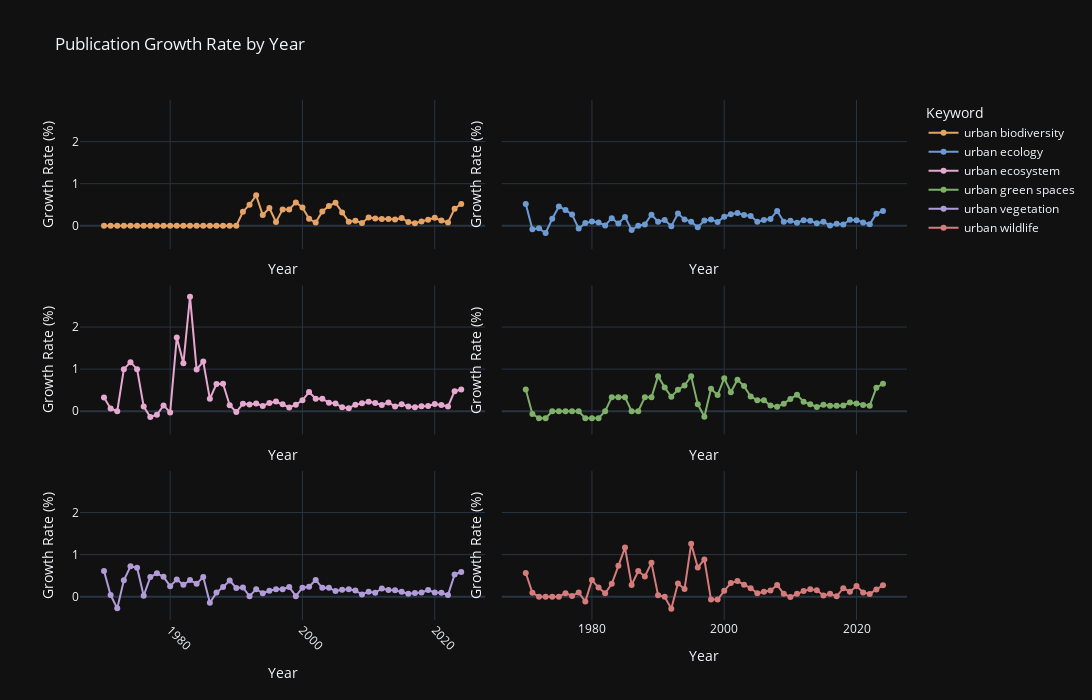

Write notebook code for a chart like this one.
### Code cell
df_melted = df_rate.melt(id_vars="year", var_name="search_keyword", value_name="growth_rate")
df_melted['acceleration'] = df_melted.groupby('search_keyword')['growth_rate'].diff()
df_melted['growth_rolling_avg'] = df_melted['growth_rate'].rolling(window=3, min_periods=1).mean()
df_melted.head()

fig = px.line(
    df_melted,
    x='year',
    y='growth_rolling_avg',
    color='search_keyword',
    color_discrete_map=color_map,
    title='Publication Growth Rate by Year',
    markers=True,
    facet_col='search_keyword',
    facet_col_wrap=2,
)

for annotation in fig.layout.annotations:
    annotation.text = ""

fig.update_yaxes(title_text="Growth Rate (%)")
fig.update_xaxes(title_text="Year", matches=None)

fig.update_layout(
    legend_title='Keyword',
    font=dict(size=12),
    width=1200,
    height=700,
    template='plotly_dark',
    xaxis=dict(showgrid=True,
               tickangle=45),
    yaxis=dict(showgrid=True),
)

fig.show()

### Figure 1 — Plotly figure (JSON) as saved in the notebook; plotly's stock layout.template omitted (floating-point values rounded to 4 significant figures)
{"data": [{"hovertemplate": "search_keyword=urban biodiversity<br>year=%{x}<br>growth_rolling_avg=%{y}<extra></extra>", "legendgroup": "urban biodiversity", "line": {"color": "#E6A366", "dash": "solid"}, "marker": {"symbol": "circle"}, "mode": "lines+markers", "name": "urban biodiversity", "orientation": "v", "showlegend": true, "type": "scatter", "x": [1970, 1971, 1972, 1973, 1974, 1975, 1976, 1977, 1978, 1979, 1980, 1981, 1982, 1983, 1984, 1985, 1986, 1987, 1988, 1989, 1990, 1991, 1992, 1993, 1994, 1995, 1996, 1997, 1998, 1999, 2000, 2001, 2002, 2003, 2004, 2005, 2006, 2007, 2008, 2009, 2010, 2011, 2012, 2013, 2014, 2015, 2016, 2017, 2018, 2019, 2020, 2021, 2022, 2023, 2024], "xaxis": "x5", "y": [0.0, 0.0, 0.0, 0.0, 0.0, 0.0, 0.0, 0.0, 0.0, 0.0, 0.0, 0.0, 0.0, 0.0, 0.0, 0.0, 0.0, 0.0, 0.0, 0.0, 0.0, 0.3333, 0.5, 0.7222, 0.2556, 0.4222, 0.08889, 0.3889, 0.3889, 0.5556, 0.4365, 0.1657, 0.07503, 0.3411, 0.4706, 0.5441, 0.3166, 0.09727, 0.1185, 0.06606, 0.1969, 0.1723, 0.1597, 0.1632, 0.1488, 0.1844, 0.08654, 0.0614, 0.1018, 0.1425, 0.1892, 0.1233, 0.07684, 0.4067, 0.5199], "yaxis": "y5"}, {"hovertemplate": "search_keyword=urban ecology<br>year=%{x}<br>growth_rolling_avg=%{y}<extra></extra>", "legendgroup": "urban ecology", "line": {"color": "#6B9BD2", "dash": "solid"}, "marker": {"symbol": "circle"}, "mode": "lines+markers", "name": "urban ecology", "orientation": "v", "showlegend": true, "type": "scatter", "x": [1970, 1971, 1972, 1973, 1974, 1975, 1976, 1977, 1978, 1979, 1980, 1981, 1982, 1983, 1984, 1985, 1986, 1987, 1988, 1989, 1990, 1991, 1992, 1993, 1994, 1995, 1996, 1997, 1998, 1999, 2000, 2001, 2002, 2003, 2004, 2005, 2006, 2007, 2008, 2009, 2010, 2011, 2012, 2013, 2014, 2015, 2016, 2017, 2018, 2019, 2020, 2021, 2022, 2023, 2024], "xaxis": "x6", "y": [0.5167, -0.08357, -0.0614, -0.1725, 0.1667, 0.4583, 0.3765, 0.2654, -0.06798, 0.06439, 0.1014, 0.07643, 0.008832, 0.1801, 0.05449, 0.2105, -0.1004, -0.0007123, 0.03212, 0.2629, 0.09622, 0.1382, -0.009636, 0.2913, 0.1503, 0.09741, -0.03685, 0.1228, 0.1508, 0.08959, 0.2153, 0.2739, 0.3019, 0.255, 0.2332, 0.09553, 0.136, 0.1626, 0.3526, 0.09571, 0.1186, 0.07379, 0.1285, 0.1209, 0.0571, 0.09232, 0.008422, 0.04916, 0.03118, 0.1434, 0.1288, 0.07627, 0.03591, 0.2875, 0.3503], "yaxis": "y6"}, {"hovertemplate": "search_keyword=urban ecosystem<br>year=%{x}<br>growth_rolling_avg=%{y}<extra></extra>", "legendgroup": "urban ecosystem", "line": {"color": "#E6A8D0", "dash": "solid"}, "marker": {"symbol": "circle"}, "mode": "lines+markers", "name": "urban ecosystem", "orientation": "v", "showlegend": true, "type": "scatter", "x": [1970, 1971, 1972, 1973, 1974, 1975, 1976, 1977, 1978, 1979, 1980, 1981, 1982, 1983, 1984, 1985, 1986, 1987, 1988, 1989, 1990, 1991, 1992, 1993, 1994, 1995, 1996, 1997, 1998, 1999, 2000, 2001, 2002, 2003, 2004, 2005, 2006, 2007, 2008, 2009, 2010, 2011, 2012, 2013, 2014, 2015, 2016, 2017, 2018, 2019, 2020, 2021, 2022, 2023, 2024], "xaxis": "x3", "y": [0.328, 0.06592, 0.0, 1.0, 1.167, 1.0, 0.1111, -0.1389, -0.08333, 0.1389, -0.02778, 1.75, 1.139, 2.722, 0.9889, 1.183, 0.2944, 0.6468, 0.6532, 0.1421, -0.01859, 0.1795, 0.1573, 0.1838, 0.1251, 0.1965, 0.2301, 0.1676, 0.08995, 0.1548, 0.2595, 0.4562, 0.2951, 0.2956, 0.2042, 0.1832, 0.09409, 0.07127, 0.1553, 0.1868, 0.2253, 0.1953, 0.1477, 0.2092, 0.1096, 0.167, 0.1151, 0.09639, 0.121, 0.1235, 0.17, 0.1498, 0.1112, 0.4757, 0.5167], "yaxis": "y3"}, {"hovertemplate": "search_keyword=urban green spaces<br>year=%{x}<br>growth_rolling_avg=%{y}<extra></extra>", "legendgroup": "urban green spaces", "line": {"color": "#7FB069", "dash": "solid"}, "marker": {"symbol": "circle"}, "mode": "lines+markers", "name": "urban green spaces", "orientation": "v", "showlegend": true, "type": "scatter", "x": [1970, 1971, 1972, 1973, 1974, 1975, 1976, 1977, 1978, 1979, 1980, 1981, 1982, 1983, 1984, 1985, 1986, 1987, 1988, 1989, 1990, 1991, 1992, 1993, 1994, 1995, 1996, 1997, 1998, 1999, 2000, 2001, 2002, 2003, 2004, 2005, 2006, 2007, 2008, 2009, 2010, 2011, 2012, 2013, 2014, 2015, 2016, 2017, 2018, 2019, 2020, 2021, 2022, 2023, 2024], "xaxis": "x4", "y": [0.5177, -0.06377, -0.1667, -0.1667, 0.0, 0.0, 0.0, 0.0, 0.0, -0.1667, -0.1667, -0.1667, 0.0, 0.3333, 0.3333, 0.3333, 0.0, 0.0, 0.3333, 0.3333, 0.8333, 0.5667, 0.3444, 0.5111, 0.6111, 0.8333, 0.1667, -0.1333, 0.5333, 0.3852, 0.7852, 0.4519, 0.7481, 0.5969, 0.3492, 0.2617, 0.2617, 0.1331, 0.1053, 0.179, 0.2917, 0.3901, 0.2274, 0.1681, 0.1011, 0.1514, 0.1317, 0.1302, 0.1385, 0.209, 0.181, 0.1491, 0.133, 0.5581, 0.6553], "yaxis": "y4"}, {"hovertemplate": "search_keyword=urban vegetation<br>year=%{x}<br>growth_rolling_avg=%{y}<extra></extra>", "legendgroup": "urban vegetation", "line": {"color": "#B19CD9", "dash": "solid"}, "marker": {"symbol": "circle"}, "mode": "lines+markers", "name": "urban vegetation", "orientation": "v", "showlegend": true, "type": "scatter", "x": [1970, 1971, 1972, 1973, 1974, 1975, 1976, 1977, 1978, 1979, 1980, 1981, 1982, 1983, 1984, 1985, 1986, 1987, 1988, 1989, 1990, 1991, 1992, 1993, 1994, 1995, 1996, 1997, 1998, 1999, 2000, 2001, 2002, 2003, 2004, 2005, 2006, 2007, 2008, 2009, 2010, 2011, 2012, 2013, 2014, 2015, 2016, 2017, 2018, 2019, 2020, 2021, 2022, 2023, 2024], "xaxis": "x", "y": [0.6102, 0.03904, -0.2778, 0.3889, 0.7222, 0.6889, 0.02222, 0.4667, 0.5556, 0.4722, 0.25, 0.4087, 0.2837, 0.3948, 0.3056, 0.4663, -0.1448, 0.09683, 0.2278, 0.3833, 0.209, 0.2209, 0.009768, 0.1786, 0.08333, 0.1418, 0.1765, 0.1765, 0.2292, 0.01235, 0.2147, 0.2369, 0.3982, 0.2095, 0.2136, 0.1335, 0.1674, 0.1772, 0.1464, 0.05235, 0.1192, 0.09398, 0.1943, 0.158, 0.1531, 0.1202, 0.07214, 0.08463, 0.09827, 0.1563, 0.09659, 0.09133, 0.03972, 0.5253, 0.5871], "yaxis": "y"}, {"hovertemplate": "search_keyword=urban wildlife<br>year=%{x}<br>growth_rolling_avg=%{y}<extra></extra>", "legendgroup": "urban wildlife", "line": {"color": "#D67B7B", "dash": "solid"}, "marker": {"symbol": "circle"}, "mode": "lines+markers", "name": "urban wildlife", "orientation": "v", "showlegend": true, "type": "scatter", "x": [1970, 1971, 1972, 1973, 1974, 1975, 1976, 1977, 1978, 1979, 1980, 1981, 1982, 1983, 1984, 1985, 1986, 1987, 1988, 1989, 1990, 1991, 1992, 1993, 1994, 1995, 1996, 1997, 1998, 1999, 2000, 2001, 2002, 2003, 2004, 2005, 2006, 2007, 2008, 2009, 2010, 2011, 2012, 2013, 2014, 2015, 2016, 2017, 2018, 2019, 2020, 2021, 2022, 2023, 2024], "xaxis": "x2", "y": [0.562, 0.09099, 0.0, 0.0, 0.0, 0.0, 0.08333, 0.01667, 0.1, -0.1167, 0.3944, 0.2159, 0.08254, 0.3048, 0.7333, 1.167, 0.2778, 0.6111, 0.4815, 0.8037, 0.03447, -0.002564, -0.2877, 0.3148, 0.1815, 1.256, 0.6949, 0.8838, -0.06854, -0.06676, 0.1396, 0.3231, 0.3721, 0.2819, 0.2019, 0.08076, 0.1149, 0.1477, 0.2786, 0.06775, -0.004975, 0.07078, 0.1334, 0.1755, 0.1558, 0.02885, 0.06755, 0.008765, 0.201, 0.1182, 0.2515, 0.1011, 0.06537, 0.1724, 0.2702], "yaxis": "y2"}], "layout": {"annotations": [{"font": {}, "showarrow": false, "text": "", "x": 0.245, "xanchor": "center", "xref": "paper", "y": 0.2867, "yanchor": "bottom", "yref": "paper"}, {"font": {}, "showarrow": false, "text": "", "x": 0.755, "xanchor": "center", "xref": "paper", "y": 0.2867, "yanchor": "bottom", "yref": "paper"}, {"font": {}, "showarrow": false, "text": "", "x": 0.245, "xanchor": "center", "xref": "paper", "y": 0.6433, "yanchor": "bottom", "yref": "paper"}, {"font": {}, "showarrow": false, "text": "", "x": 0.755, "xanchor": "center", "xref": "paper", "y": 0.6433, "yanchor": "bottom", "yref": "paper"}, {"font": {}, "showarrow": false, "text": "", "x": 0.245, "xanchor": "center", "xref": "paper", "y": 1.0, "yanchor": "bottom", "yref": "paper"}, {"font": {}, "showarrow": false, "text": "", "x": 0.755, "xanchor": "center", "xref": "paper", "y": 1.0, "yanchor": "bottom", "yref": "paper"}], "font": {"size": 12}, "height": 700, "legend": {"title": {"text": "Keyword"}, "tracegroupgap": 0}, "title": {"text": "Publication Growth Rate by Year"}, "width": 1200, "xaxis": {"anchor": "y", "domain": [0, 0.49], "showgrid": true, "tickangle": 45, "title": {"text": "Year"}}, "xaxis2": {"anchor": "y2", "domain": [0.51, 1], "title": {"text": "Year"}}, "xaxis3": {"anchor": "y3", "domain": [0, 0.49], "showticklabels": false, "title": {"text": "Year"}}, "xaxis4": {"anchor": "y4", "domain": [0.51, 1], "showticklabels": false, "title": {"text": "Year"}}, "xaxis5": {"anchor": "y5", "domain": [0, 0.49], "showticklabels": false, "title": {"text": "Year"}}, "xaxis6": {"anchor": "y6", "domain": [0.51, 1], "showticklabels": false, "title": {"text": "Year"}}, "yaxis": {"anchor": "x", "domain": [0, 0.2867], "showgrid": true, "title": {"text": "Growth Rate (%)"}}, "yaxis2": {"anchor": "x2", "domain": [0, 0.2867], "matches": "y", "showticklabels": false, "title": {"text": "Growth Rate (%)"}}, "yaxis3": {"anchor": "x3", "domain": [0.3567, 0.6433], "matches": "y", "title": {"text": "Growth Rate (%)"}}, "yaxis4": {"anchor": "x4", "domain": [0.3567, 0.6433], "matches": "y", "showticklabels": false, "title": {"text": "Growth Rate (%)"}}, "yaxis5": {"anchor": "x5", "domain": [0.7133, 1.0], "matches": "y", "title": {"text": "Growth Rate (%)"}}, "yaxis6": {"anchor": "x6", "domain": [0.7133, 1.0], "matches": "y", "showticklabels": false, "title": {"text": "Growth Rate (%)"}}}}
